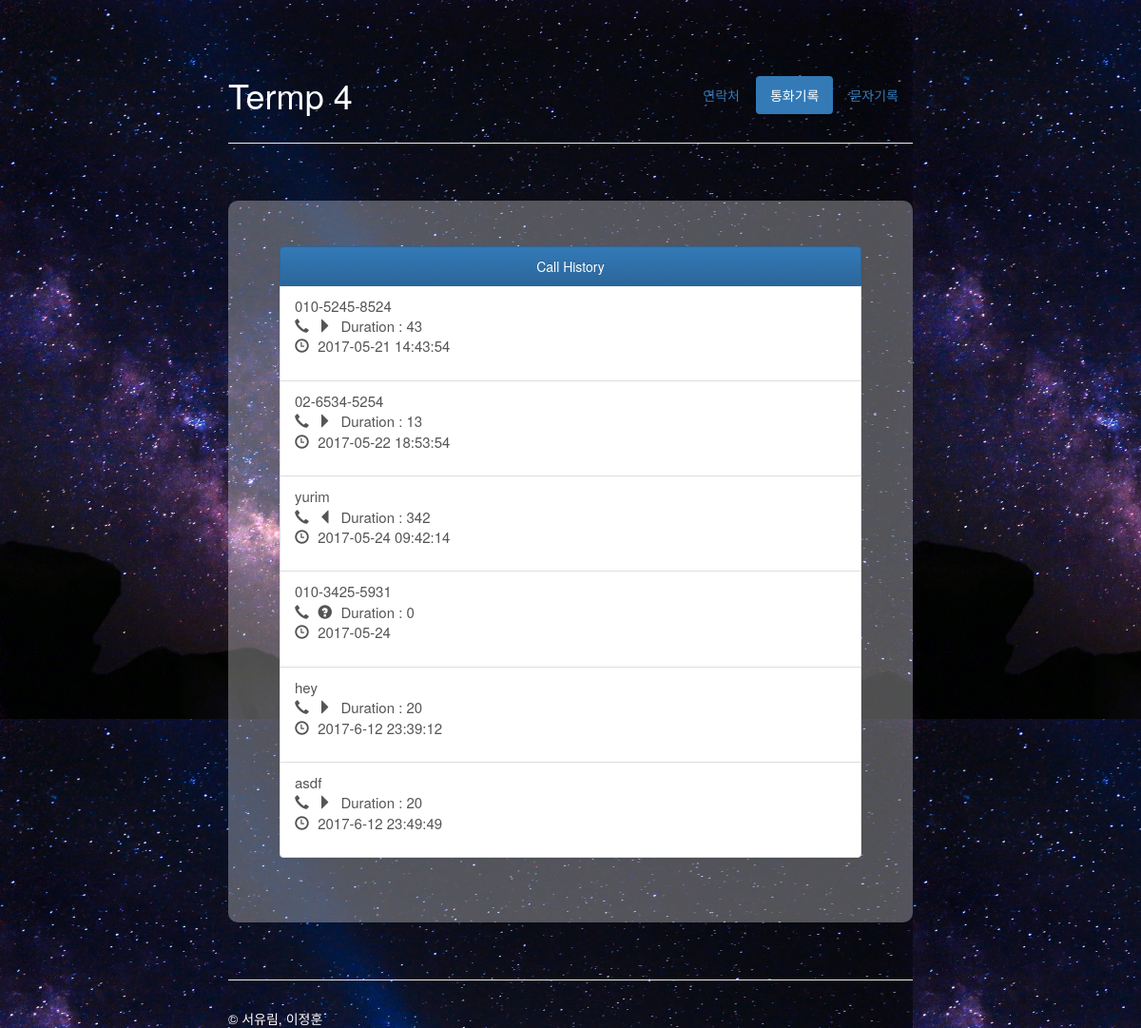
Page /call_hist on the committed database.
### tables this page shows
CREATE TABLE call (
time text, phone text, status integer, duration integer);

CREATE TABLE addressbook (
id integer primary key autoincrement, name text, number text, email text);

### web_sever.py (the view)
@app.route('/call_hist')
def call_hist():
	return render_template('call_hist.html', call=getCall())

### sql_conn3.py (called while the page is built)
def getConnection():
    return sqlite3.connect('addressbook.db')

def getCall():
    conn = getConnection()
    curs = conn.cursor()
    sql = "select * from call"
    curs.execute(sql)
    row = curs.fetchall()
    for hist in range(len(row)):
        if searchName(row[hist][1]) != []:
            result = searchName(row[hist][1])
            row[hist] = row[hist][:1] + (result[0][1],) + row[hist][2:]
    conn.close()
    return row

def searchName(num):
    conn = getConnection()
    curs = conn.cursor()
    curs.execute("SELECT * FROM ADDRESSBOOK WHERE number=?", (num,))
    row = curs.fetchall()
    conn.close()
    return row

### templates/call_hist.html
{% extends "history.html" %}
{% block body %}
<div class="masthead">
    <ul class="nav nav-pills pull-right">
        <li><a href="{{ url_for('main')}}">연락처</a></li>
        <li class="active" "><a href="{{ url_for('call_hist')}}">통화기록</a></li>
        <li><a href="{{ url_for('sms_hist', id=0)}}">문자기록</a></li>
    </ul>
    <h1 class="muted" style= "color : #ffffff">Termp 4</h3>
</div>
<hr>
<div class="jumbotron">
    <div class="bs-example">
        <div class="list-group">
            <a href = "#" class = "list-group-item active">
             Call History
         </a>
         {% for c in call %}
         <a href = "#" class = "list-group-item">
            <p style="font-size : 15px; text-align:left">
                {{ c[1] }} <br>
                {% if c[2] == 0 %}
                <span class="glyphicon glyphicon-earphone" aria-hidden="true"></span>
                <span class="glyphicon glyphicon-triangle-right" aria-hidden="true"></span>
                {% endif %}
                {% if c[2] == 1 %}
                <span class="glyphicon glyphicon-earphone" aria-hidden="true"></span>
                <span class="glyphicon glyphicon-triangle-left" aria-hidden="true"></span>
                {% endif %}
                {% if c[2] == 2 %}
                <span class="glyphicon glyphicon-earphone" aria-hidden="true"></span>
                <span class="glyphicon glyphicon-question-sign" aria-hidden="true"></span>
                {% endif %}
                Duration : {{ c[3] }} <br>
                <span class="glyphicon glyphicon-time" aria-hidden="true"></span>
                {{ c[0] }}
            </p>
        </a>
        {% endfor %}
    </div>
</div>
</div>
{% endblock %}

### templates/history.html (shortened to what this page needs)
<!DOCTYPE html>
<html lang="ko">
<head>
  <link rel="stylesheet" href="http://maxcdn.bootstrapcdn.com/bootstrap/3.3.7/css/bootstrap.min.css">
  <link rel="stylesheet" href="{{ url_for('static', filename='css/main.css')}}">
  <link rel="stylesheet" href="{{ url_for('static', filename='css/history.css')}}">
  <link rel="stylesheet" href="https://maxcdn.bootstrapcdn.com/bootstrap/3.3.6/css/bootstrap-theme.min.css">
    </head>
    <body>
      <div class="container-narrow">
        {% block body %}{% endblock %}
        <hr>
        <div class="footer">
          <p style="color : #ffffff">&copy; 서유림, 이정훈</p>
        </div>
      </div>
  </body>
  </html>

### static/css/main.css (style rules this page uses)
html { padding: 0px; }
body { height: 100%; opacity : 1; padding-top: 60px; background-image: url('../img/bak.jpeg'); background-size: 80% 70%; background-color: rgba( 255, 255, 255, 0.0 ); }
.container-narrow { margin: 0 auto; max-width: 60%; height: 1000px }
.container-narrow > hr { margin: 30px 0; }
.jumbotron { background-color: rgba( 255, 255, 255, 0.3 ); margin: 60px 0; text-align: center; border-style: solid 10px; border-radius: 10px 10px }
.glyphicon { margin-right:5px; }

### static/css/history.css (style rules this page uses)
.bs-example { width: 85%; margin:0 auto; }

### rows in the picture
call: phone "010-5245-8524", status 0 (drawn), duration "43", time "2017-05-21 14:43:54"
call: phone "02-6534-5254", status 0 (drawn), duration "13", time "2017-05-22 18:53:54"
addressbook: name "yurim"
call: duration "342", time "2017-05-24 09:42:14"
call: phone "010-3425-5931", status 2 (drawn), duration "0", time "2017-05-24"
addressbook: name "hey"
call: time "2017-6-12 23:39:12"
addressbook: name "asdf"
call: time "2017-6-12 23:49:49"

### other values in the picture
{{ c[3] }} "20" "20"
